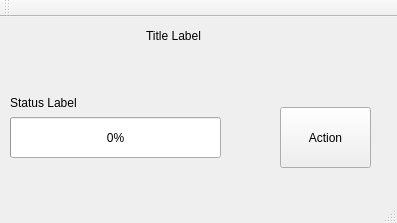
<?xml version="1.0" encoding="UTF-8"?>
<ui version="4.0">
 <class>Launcher</class>
 <widget class="QMainWindow" name="Launcher">
  <property name="geometry">
   <rect>
    <x>0</x>
    <y>0</y>
    <width>397</width>
    <height>223</height>
   </rect>
  </property>
  <property name="windowTitle">
   <string>Launcher</string>
  </property>
  <widget class="QWidget" name="centralWidget">
   <widget class="QPushButton" name="btnAction">
    <property name="geometry">
     <rect>
      <x>280</x>
      <y>90</y>
      <width>91</width>
      <height>61</height>
     </rect>
    </property>
    <property name="text">
     <string>Action</string>
    </property>
   </widget>
   <widget class="QProgressBar" name="prDownload">
    <property name="geometry">
     <rect>
      <x>10</x>
      <y>100</y>
      <width>211</width>
      <height>41</height>
     </rect>
    </property>
    <property name="value">
     <number>0</number>
    </property>
   </widget>
   <widget class="QLabel" name="lblStatus">
    <property name="geometry">
     <rect>
      <x>10</x>
      <y>70</y>
      <width>211</width>
      <height>31</height>
     </rect>
    </property>
    <property name="text">
     <string>Status Label</string>
    </property>
   </widget>
   <widget class="QLabel" name="lblTitle">
    <property name="geometry">
     <rect>
      <x>140</x>
      <y>10</y>
      <width>67</width>
      <height>17</height>
     </rect>
    </property>
    <property name="layoutDirection">
     <enum>Qt::LeftToRight</enum>
    </property>
    <property name="text">
     <string>Title Label</string>
    </property>
    <property name="alignment">
     <set>Qt::AlignCenter</set>
    </property>
   </widget>
  </widget>
  <widget class="QMenuBar" name="menuBar">
   <property name="geometry">
    <rect>
     <x>0</x>
     <y>0</y>
     <width>397</width>
     <height>25</height>
    </rect>
   </property>
  </widget>
  <widget class="QToolBar" name="mainToolBar">
   <attribute name="toolBarArea">
    <enum>TopToolBarArea</enum>
   </attribute>
   <attribute name="toolBarBreak">
    <bool>false</bool>
   </attribute>
  </widget>
  <widget class="QStatusBar" name="statusBar"/>
 </widget>
 <layoutdefault spacing="6" margin="11"/>
 <resources/>
 <connections/>
</ui>
